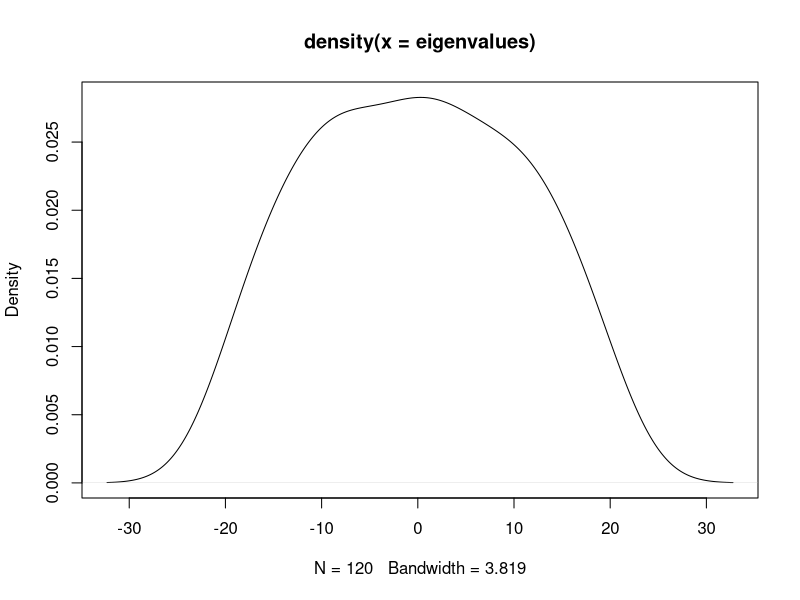

This chart was generated by the following R code:
X <- numeric(1000)
for (j in seq_len(1000)) {
  dim_size <- 120
  M <- matrix(0, dim_size, dim_size)
  upper_values <- rnorm(dim_size * (dim_size + 1) / 2)
  M[upper.tri(M, diag = TRUE)] <- upper_values
  M <- M + t(M) - diag(diag(M))
  eigenvalues <- eigen(M, only.values = TRUE)$values
  X[j] <- sample(eigenvalues, 1)
}
cat("Mean:", mean(X), "\n")
cat("Variance:", var(X), "\n")
plot(density(eigenvalues))